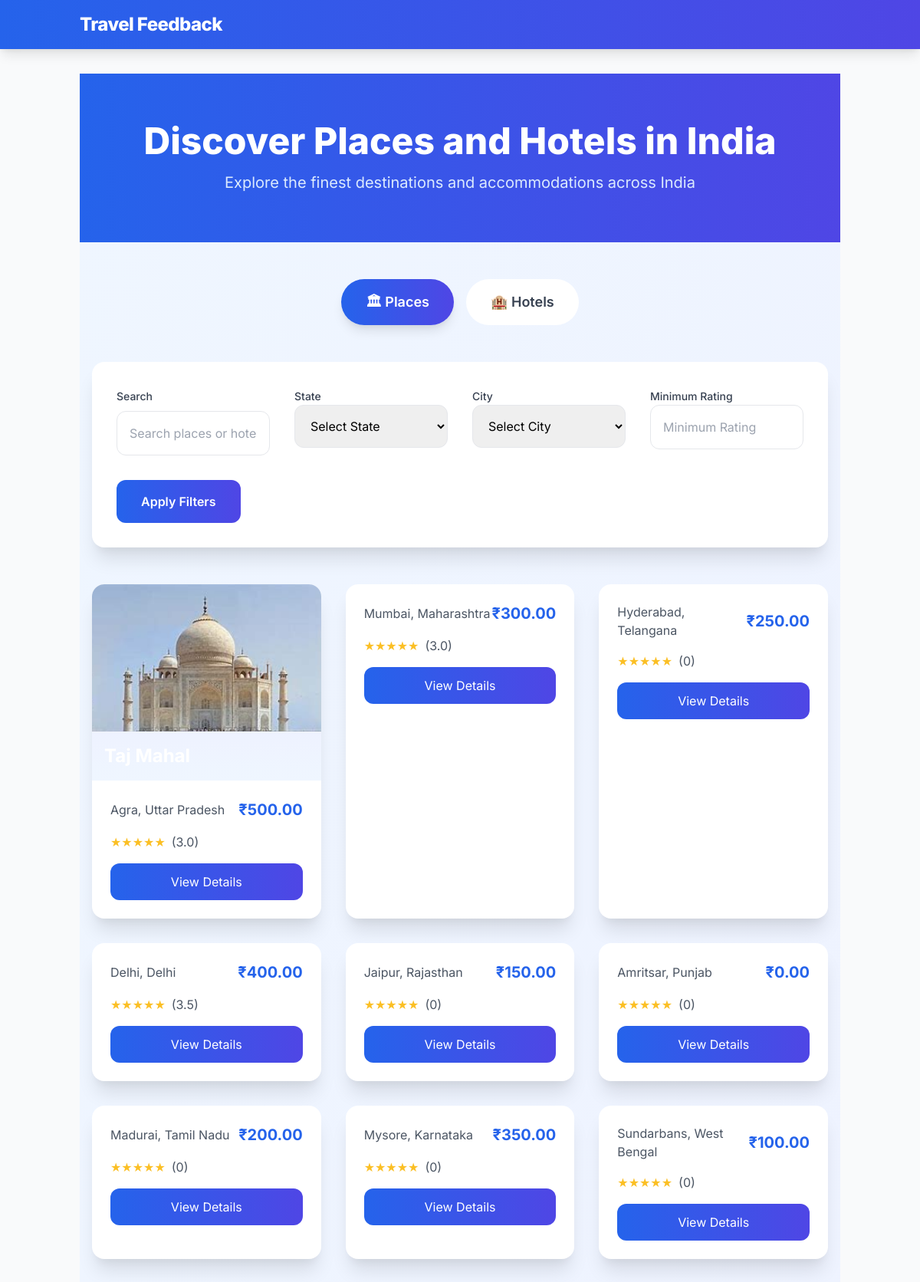
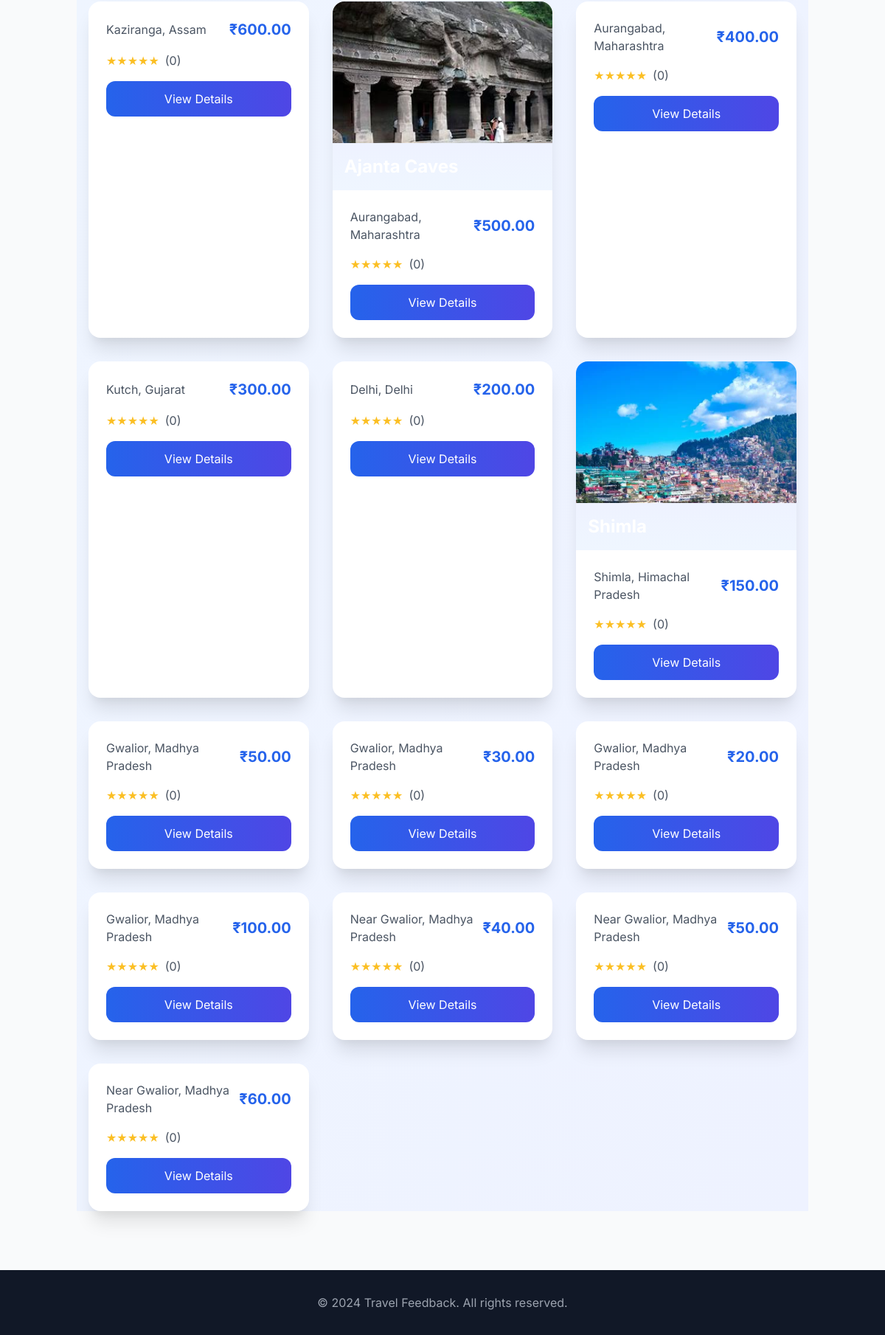
The page / on the database its author committed (2 pictures, top to bottom).
### places/models.py (models this page shows, shortened)
class Place(models.Model):
    name = models.CharField(max_length=100)
    city = models.CharField(max_length=50)
    state = models.CharField(max_length=50)
    description = models.TextField()
    price = models.DecimalField(
        max_digits=10,
        decimal_places=2,
        validators=[MinValueValidator(0)]
    )
    image = models.ImageField(upload_to='places/', null=True, blank=True)
    created_at = models.DateTimeField(auto_now_add=True)
    updated_at = models.DateTimeField(auto_now=True)
    def average_rating(self):
        avg = self.reviews.aggregate(models.Avg('rating'))['rating__avg']
        return round(avg, 1) if avg else 0

### places/views.py (the view)
# urls.py: path('', views.dashboard, name='dashboard'),
def dashboard(request):
    view_type = request.GET.get('view', 'places')
    if view_type == 'hotels':
        items = Hotel.objects.all()
    else:
        items = Place.objects.all()
    search_query = request.GET.get('search')
    state = request.GET.get('state')
    city = request.GET.get('city')
    min_rating = request.GET.get('min_rating')
    if search_query:
        items = items.filter(
            Q(name__icontains=search_query) |
            Q(description__icontains=search_query)
        )
    if state:
        items = items.filter(state__iexact=state)
    if city:
        items = items.filter(city__iexact=city)
    if min_rating:
        items = [p for p in items if p.average_rating() >= float(min_rating)]
    context = {
        'items': items,
        'states': Place.objects.values_list('state', flat=True).distinct(),
        'cities': Place.objects.values_list('city', flat=True).distinct(),
        'view_type': view_type,
    }
    return render(request, 'places/dashboard.html', context)

### places/templates/places/dashboard.html (shortened to what this page needs)
{% extends 'places/base.html' %}
{% block content %}
<div class="min-h-screen bg-gradient-to-br from-blue-50 to-indigo-50">
  <div class="relative py-16 mb-12 bg-gradient-to-r from-blue-600 to-indigo-600">
    <div class="container mx-auto px-4">
      <h1 class="text-5xl font-extrabold text-white text-center mb-4 animate-fade-in-down">
        Discover Places and Hotels in India
      </h1>
      <p class="text-xl text-blue-100 text-center max-w-2xl mx-auto">
        Explore the finest destinations and accommodations across India
      </p>
    </div>
  </div>
  <div class="container mx-auto px-4">
    <div class="flex justify-center mb-12 space-x-4">
      <a href="?view=places"
        class="px-8 py-4 rounded-full text-lg font-semibold {% if view_type == 'places' %}bg-gradient-to-r from-blue-600 to-indigo-600 text-white shadow-lg{% else %}bg-white text-gray-700{% endif %} transition-all duration-300 hover:shadow-xl transform hover:-translate-y-1">
        🏛 Places
      </a>
      <a href="?view=hotels"
        class="px-8 py-4 rounded-full text-lg font-semibold {% if view_type == 'hotels' %}bg-gradient-to-r from-blue-600 to-indigo-600 text-white shadow-lg{% else %}bg-white text-gray-700{% endif %} transition-all duration-300 hover:shadow-xl transform hover:-translate-y-1">
        🏨 Hotels
      </a>
    </div>
    <form method="GET" class="bg-white p-8 rounded-2xl shadow-xl mb-12 max-w-6xl mx-auto">
      <div class="grid grid-cols-1 md:grid-cols-4 gap-8">
        <div class="space-y-2">
          <label class="text-sm font-medium text-gray-700">Search</label>
          <input type="text" name="search" placeholder="Search places or hotels..."
            class="w-full p-4 border border-gray-200 rounded-xl focus:outline-none focus:ring-2 focus:ring-blue-500 focus:border-transparent transition-all duration-300" />
        </div>
        <div>
          <label class="text-sm font-medium text-gray-700">State</label>
          <select name="state" class="w-full p-4 border border-gray-200 rounded-xl focus:outline-none focus:ring-2 focus:ring-blue-500 focus:border-transparent transition-all duration-300">
            <option value="">Select State</option>
          </select>
        </div>
        <div>
          <label class="text-sm font-medium text-gray-700">City</label>
          <select name="city" class="w-full p-4 border border-gray-200 rounded-xl focus:outline-none focus:ring-2 focus:ring-blue-500 focus:border-transparent transition-all duration-300">
            <option value="">Select City</option>
          </select>
        </div>
        <div>
          <label class="text-sm font-medium text-gray-700">Minimum Rating</label>
          <input type="number" name="min_rating" min="1" max="5" placeholder="Minimum Rating"
            class="w-full p-4 border border-gray-200 rounded-xl focus:outline-none focus:ring-2 focus:ring-blue-500 focus:border-transparent transition-all duration-300" />
        </div>
      </div>
      <button type="submit"
        class="mt-8 w-full md:w-auto px-8 py-4 bg-gradient-to-r from-blue-600 to-indigo-600 text-white rounded-xl font-semibold hover:shadow-lg transform transition-all duration-300 hover:-translate-y-1">
        Apply Filters
      </button>
    </form>
    <div class="grid grid-cols-1 md:grid-cols-2 lg:grid-cols-3 gap-8 mb-12">
      {% for item in items %}
      <div class="bg-white rounded-2xl shadow-xl overflow-hidden transform transition-all duration-300 hover:-translate-y-2 hover:shadow-2xl">
        {% if item.image %}
        <div class="relative h-64">
          <img src="{{ item.image.url }}" alt="{{ item.name }}"
            class="w-full h-full object-cover transition-transform duration-300 hover:scale-105" />
          <div class="absolute bottom-0 left-0 right-0 bg-gradient-to-t from-black/60 to-transparent p-4">
            <h2 class="text-2xl font-bold text-white">{{ item.name }}</h2>
          </div>
        </div>
        {% endif %}
        <div class="p-6 space-y-4">
          <div class="flex items-center justify-between">
            <p class="text-gray-600">{{ item.city }}, {{ item.state }}</p>
            <p class="text-xl font-bold text-blue-600">₹{{ item.price }}</p>
          </div>
          <div class="flex items-center space-x-2">
            <div class="flex items-center">
              {% for i in "12345" %}
              <span class="text-yellow-400 {% if forloop.counter <= item.average_rating|floatformat:"0" %}fill-current{% else %}text-gray-300{% endif %}">★</span>
              {% endfor %}
            </div>
            <span class="text-gray-600">({{ item.average_rating }})</span>
          </div>
          <a href="{% if view_type == 'places' %}{% url 'place_detail' item.pk %}{% else %}{% url 'hotel_detail' item.pk %}{% endif %}"
            class="block text-center bg-gradient-to-r from-blue-600 to-indigo-600 text-white px-6 py-3 rounded-xl hover:shadow-lg transform transition-all duration-300 hover:-translate-y-1">
            View Details
          </a>
        </div>
      </div>
      {% empty %}
      <div class="col-span-full text-center py-12">
        <p class="text-xl text-gray-600">No items found matching your criteria.</p>
      </div>
      {% endfor %}
    </div>
  </div>
</div>
{% endblock %}

### places/templates/places/base.html (style rules this page uses)
body { font-family: 'Inter', sans-serif; }

### places/templates/places/dashboard.html (style rules this page uses)
.animate-fade-in-down { animation: fade-in-down 0.5s ease-out; }

### rows shown on the page
Place: image (picture), city "Agra", state "Uttar Pradesh", price "500.00", average_rating "3.0"
Place: city "Mumbai", state "Maharashtra", price "300.00", average_rating "3.0"
Place: city "Hyderabad", state "Telangana", price "250.00", average_rating "0"
Place: city "Delhi", state "Delhi", price "400.00", average_rating "3.5"
Place: city "Jaipur", state "Rajasthan", price "150.00", average_rating "0"
Place: city "Amritsar", state "Punjab", price "0.00", average_rating "0"
Place: city "Madurai", state "Tamil Nadu", price "200.00", average_rating "0"
Place: city "Mysore", state "Karnataka", price "350.00", average_rating "0"
Place: city "Sundarbans", state "West Bengal", price "100.00", average_rating "0"
Place: city "Kaziranga", state "Assam", price "600.00", average_rating "0"
Place: image (picture), city "Aurangabad", state "Maharashtra", price "500.00", average_rating "0"
Place: city "Aurangabad", state "Maharashtra", price "400.00", average_rating "0"
Place: city "Kutch", state "Gujarat", price "300.00", average_rating "0"
Place: city "Delhi", state "Delhi", price "200.00", average_rating "0"
Place: image (picture), city "Shimla", state "Himachal Pradesh", price "150.00", average_rating "0"
Place: city "Gwalior", state "Madhya Pradesh", price "50.00", average_rating "0"
Place: city "Gwalior", state "Madhya Pradesh", price "30.00", average_rating "0"
Place: city "Gwalior", state "Madhya Pradesh", price "20.00", average_rating "0"
Place: city "Gwalior", state "Madhya Pradesh", price "100.00", average_rating "0"
Place: city "Near Gwalior", state "Madhya Pradesh", price "40.00", average_rating "0"
Place: city "Near Gwalior", state "Madhya Pradesh", price "50.00", average_rating "0"
Place: city "Near Gwalior", state "Madhya Pradesh", price "60.00", average_rating "0"
